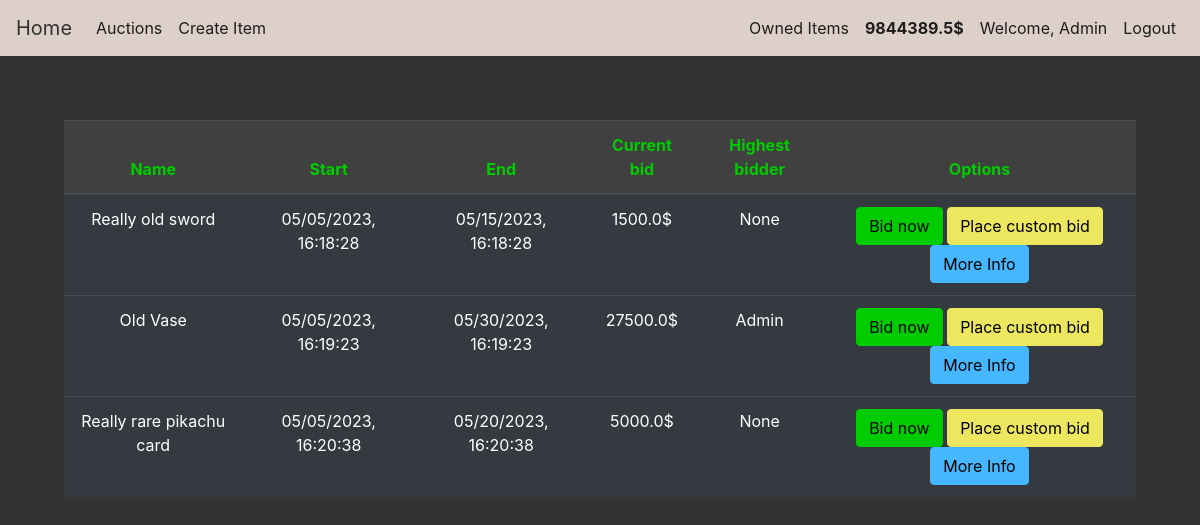
The page /auctions (signed in) on the database as committed earlier.
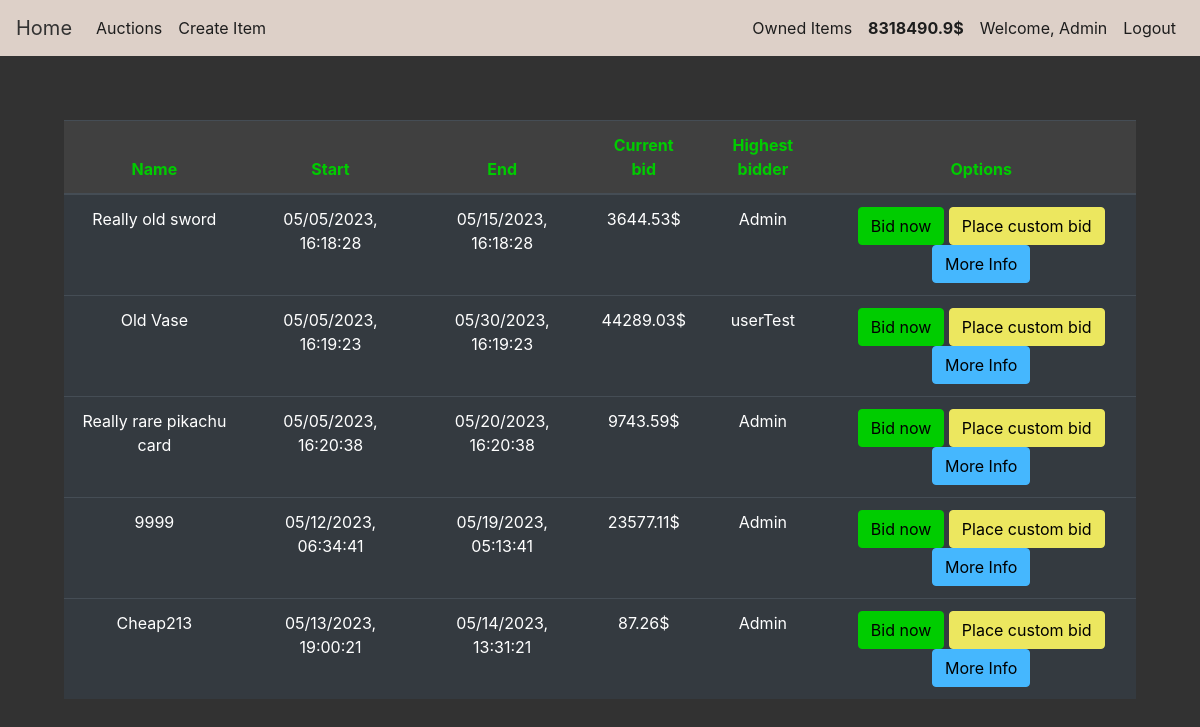
The same page on the database as committed later.
### auction/models.py (models this page shows, shortened)
class User(db.Model,UserMixin):
    id = db.Column(db.Integer(),primary_key=True)
    username = db.Column(db.String(length=50),unique=True,nullable=False)
    email_address = db.Column(db.String(length=255),nullable=False,unique=True)
    password_hash = db.Column(db.String(length=60),nullable=False)
    budget = db.Column(db.Integer(),nullable=False,default=1000)
    items = db.relationship('Item',backref='owned_user',lazy=True)
    @property
    def password(self):
        return self.password
    def show_budget(self):
        return round(self.budget,2)

class Item(db.Model):
    id = db.Column(db.Integer(),primary_key=True)
    name = db.Column(db.String(length=30),nullable=False,unique=True)
    description = db.Column(db.String(length=1024),nullable=False)
    start = db.Column(db.String(length=30),nullable=False)
    end = db.Column(db.String(length=30), nullable=False)
    current_bid = db.Column(db.Float,nullable=False)
    step = db.Column(db.Float,nullable=False)
    seller_id = db.Column(db.Integer())
    bidder_id = db.Column(db.Integer())
    owner = db.Column(db.Integer(),db.ForeignKey('user.id'))
    image = db.Column(db.String(length=255))
    def minimum_next_bid(self):
        return round(self.current_bid * self.step,2)

### auction/routes.py (the view, shortened to what this page needs)
@app.route('/auctions',methods=['GET','POST'])
@login_required
def auction_page():
    bid_form = BidForm()
    custom_bid_form = CustomBidForm()
    if request.method == 'GET':
        items = Item.query.filter_by(owner=None)
        return render_template('auctions.html',items=items,bid_form=bid_form,custom_bid_form=custom_bid_form)

### auction/models.py (called while the page is built)
@login_manager.user_loader
def load_user(user_id):
    return User.query.get(int(user_id))

### auction/templates/auctions.html (shortened to what this page needs)
{% extends 'base.html' %}
{% block content %}
<div class="position-relative overflow-hidden p-3 p-md-5 m-md-3 text-center">
    <table id="tasks-table" class="table table-hover table-dark">
        <thead class="table_head">
            <tr>
                <th scope="col">Name</th>
                <th scope="col">Start</th>
                <th scope="col">End</th>
                <th scope="col">Current bid</th>
                <th scope="col">Highest bidder</th>
                <th scope="col">Options</th>
            </tr>
        </thead>
        <tbody>
            {% for item in items %}
                <tr>
                    <td>{{ item.name }}</td>
                    <td>{{ item.start }}</td>
                    <td>{{ item.end }}</td>
                    <td>{{ item.current_bid }}$</td>
                    <td>{{ item.bidder_id }}</td>
                    <td>
                        <button class="btn btn-outline btn-success" data-toggle="modal"  data-target="#Modal-BidConfirm-{{ item.id }}">Bid now</button>
                        <button class="btn btn-outline btn-danger" data-toggle="modal" data-target="#Modal-CustomBidConfirm-{{ item.id }}">Place custom bid</button>
                        <button class="btn btn-outline btn-info" data-toggle="modal" data-target="#Modal-MoreInfo-{{ item.id }}">More Info</button>
                    </td>
                </tr>
            {% endfor %}
        </tbody>
    </table>
</div>
{% endblock %}

### auction/templates/base.html (shortened to what this page needs)
<!doctype html>
<html lang="en">
   <head>
      <link rel="stylesheet" href="https://cdn.jsdelivr.net/npm/bootstrap@4.5.3/dist/css/bootstrap.min.css">
      <link rel="stylesheet" href="{{ url_for('static', filename='style.css') }}">
   </head>
   <body>
      <nav class="navbar navbar-expand-md navbar-dark bg-dark">
         <a class="navbar-brand" href="{{ url_for('home_page') }}">Home</a>
         <div class="collapse navbar-collapse" id="navbarNav">
            <ul class="navbar-nav mr-auto">
               <li class="nav-item active">
                  <a class="nav-link" href="{{ url_for('auction_page') }}">Auctions <span class="sr-only">(current)</span></a>
               </li>
               {% if current_user.is_authenticated %}
               <li class="nav-item">
                  <a class="nav-link" href="{{ url_for('create_page') }}">Create Item</a>
               </li>
               {% endif %}
            </ul>
            {% if current_user.is_authenticated %}
            <ul class="navbar-nav">
               <li class="nav-item">
                  <a class="nav-link" href="{{ url_for('owned_items_page') }}">Owned Items</a>
               </li>
               <li class="nav-item">
                  <a class="nav-link" style="color: azure;font-weight:bold">
                  {{ current_user.show_budget() }}$
                  </a>
               </li>
               <li class="nav-item">
                  <a class="nav-link">Welcome, {{ current_user.username }}</a>
               </li>
               <li class="nav-item">
                  <a class="nav-link" href="{{ url_for('logout_page') }}">Logout</a>
               </li>
            </ul>
            {% endif %}
         </div>
      </nav>
      {% block content %}
      {% endblock %}
   </body>
</html>

### auction/static/style.css (style rules this page uses)
.btn-success { color:black; background-color:#00cc00 !important; border-color: #00cc00 !important; }
.btn-danger { color:black; background-color: #ece75f !important; border-color: #ece75f !important; }
.btn-info { color:black; background-color: #45b7fe !important; border-color: #45b7fe !important; }
.table_head { color: #00cc00; background-color:#404040; }

### auction/templates/base.html (style rules this page uses)
body { background-color: #323232; color: white }
.bg-dark { background-color: #DDD0C8 !important; }
.nav-link { color: #1D1D1D !important; }
.navbar-brand { color: #323232 !important; }

Rows that differ between the two databases and show on the page:
changed User "Admin": show_budget "9844389.5" → "8318490.9"
changed Item "Really old sword": current_bid "1500.0" → "3644.53"; bidder_id "None" → "Admin"
changed Item "Old Vase": current_bid "27500.0" → "44289.03"; bidder_id "Admin" → "userTest"
changed Item "Really rare pikachu card": current_bid "5000.0" → "9743.59"; bidder_id "None" → "Admin"
added Item: name "9999", start "05/12/2023, 06:34:41", end "05/19/2023, 05:13:41", current_bid "23577.11", bidder_id "Admin"
added Item: name "Cheap213", start "05/13/2023, 19:00:21", end "05/14/2023, 13:31:21", current_bid "87.26", bidder_id "Admin"
